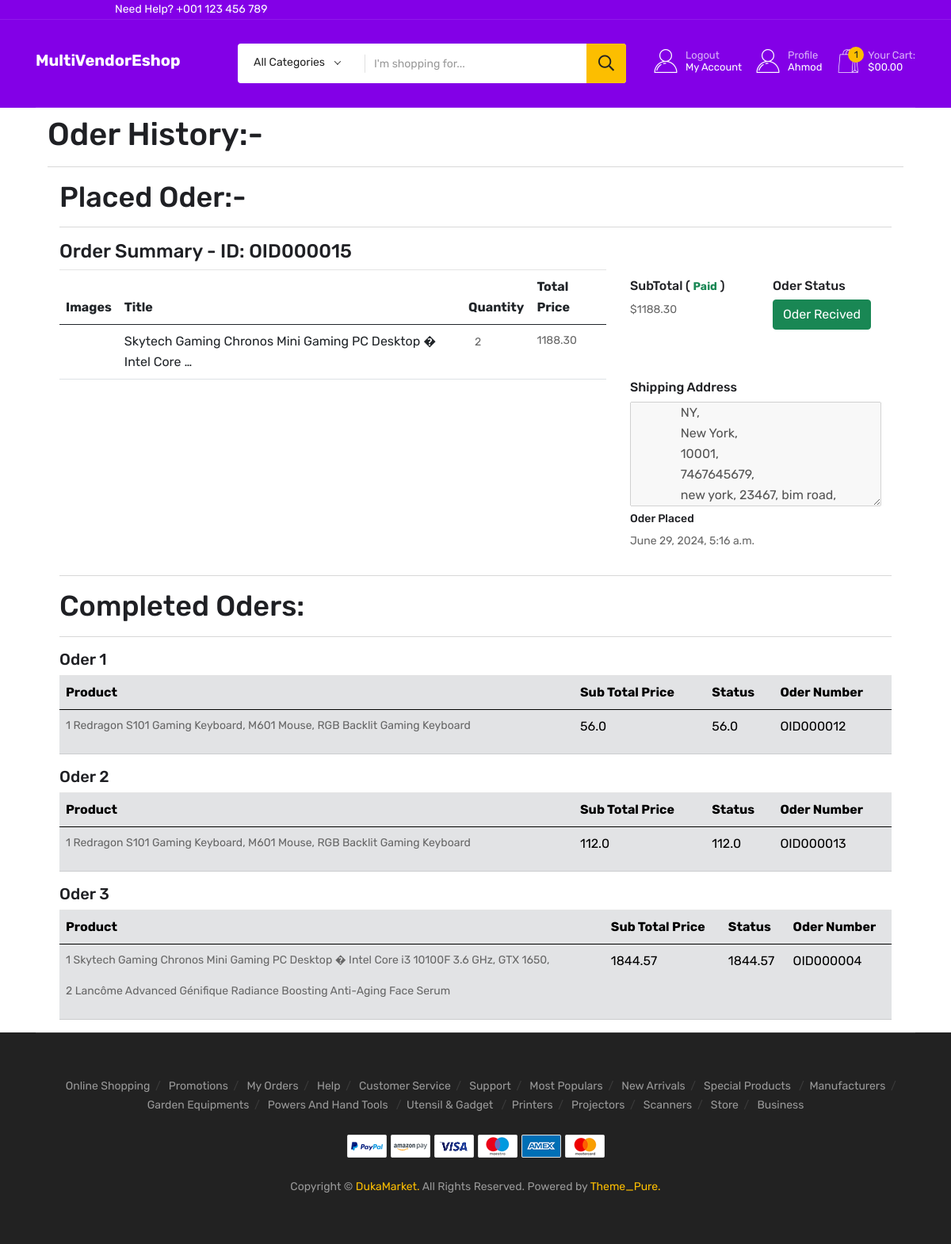
Before: /user/dasboard/ (signed in) with the older database file.
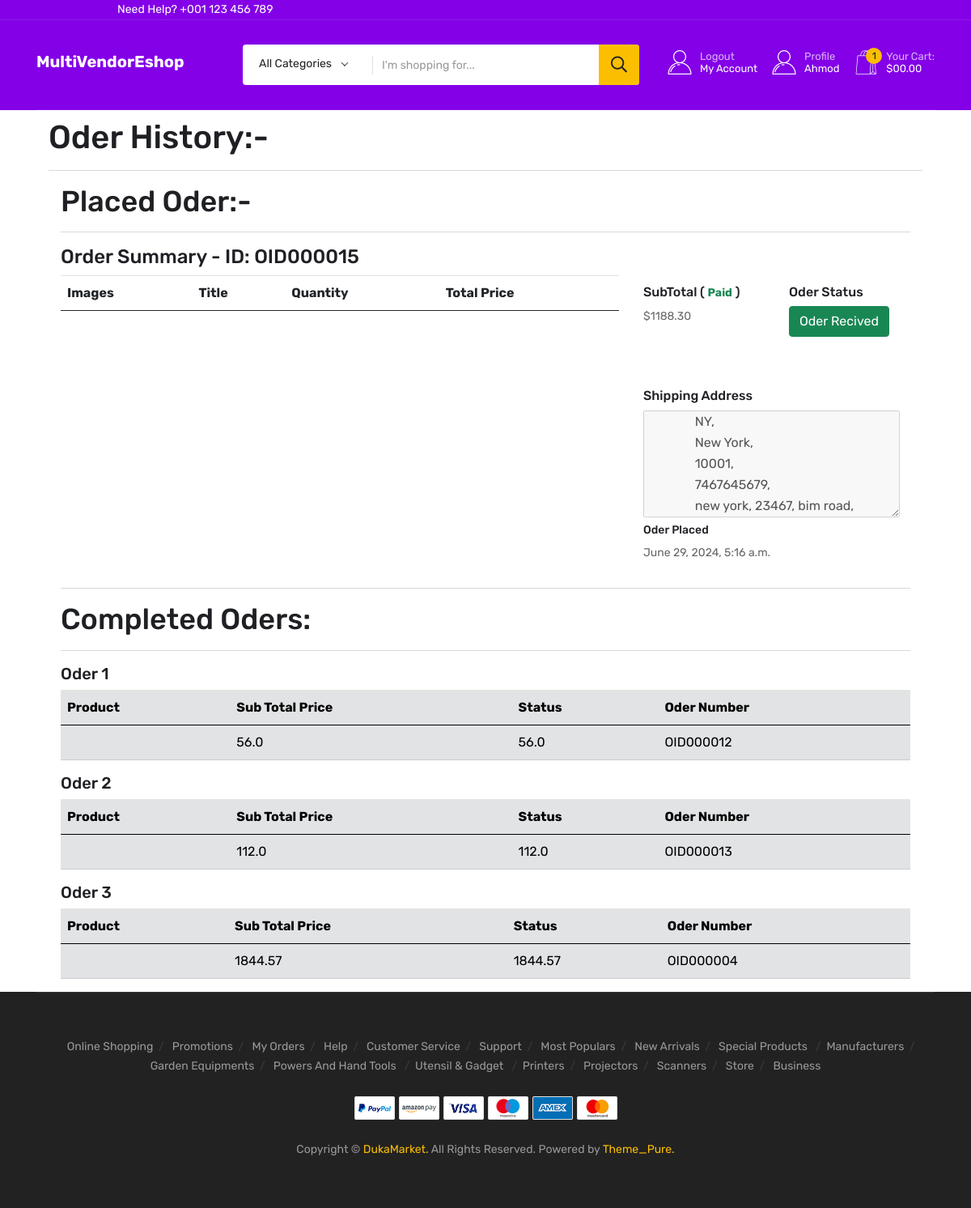
After: the same page with the newer database file.
### products/models.py (models this page shows, shortened)
class PlacedOder(models.Model):
    STATUS = [
        ("Oder Recived", "Oder Recived"),
        ("Oder Packed", "Oder Packed"),
        ("Oder OnTheWay", "Oder OnTheWay"),
        ("Oder Shipped", "Oder Shipped"),
    ]
    user = models.ForeignKey("accounts.CustomUser", on_delete=models.CASCADE)
    shipping_address = models.ForeignKey(
        CustomerAddress, on_delete=models.DO_NOTHING, related_name="shipping_address"
    )
    sub_total_price = models.FloatField(blank=True, null=True)
    status = models.CharField(max_length=50, choices=STATUS, default="Oder Recived")
    paid = models.BooleanField(default=False)
    placed_date = models.DateTimeField(auto_now_add=True)
    order_number = models.CharField(max_length=12, blank=True, null=True)
    @property
    def oder_id(self):
        return f"OID{str(self.id).zfill(6)}"
    @classmethod
    def placed_oders_by_user(cls, user):
        oders = PlacedOder.objects.filter(user=user)
        placed_oder_items_dict = {}
        for oder in oders:
            placed_oder_list = []
            placed_oder_details = {}
            placed_oder_details["sub_total_price"] = oder.sub_total_price
            placed_oder_details["status"] = oder.status
            placed_oder_details["placed_date"] = oder.placed_date
            placed_oder_details["paid"] = oder.paid
            placed_oder_list.append(placed_oder_details)
            oder_items = PlacedeOderItem.objects.filter(placed_oder=oder)
            for item in oder_items:
                oder_items_list = []
                product_image = item.product.productimage_set.first()
                if product_image:
                    image = product_image.image
                    oder_items_list.append(image)
                else:
                    oder_items_list.append('https://placehold.co/200x200')
                title = item.product.title
                quantity = item.quantity
                total_price = item.total_price
                oder_items_list.append(title)
                oder_items_list.append(quantity)
                oder_items_list.append(total_price)
                placed_oder_list.append(oder_items_list)
            placed_oder_items_dict[oder.oder_id] = placed_oder_list
        return placed_oder_items_dict

class Product(models.Model):
    from Vendors.models import VendorStore
    title = models.CharField(max_length=300)
    slug = models.SlugField(unique=True, blank=True, max_length=250)
    regular_price = models.PositiveIntegerField()
    stoc = models.PositiveIntegerField(default=10, verbose_name="Available in Stock")
    out_of_stoc = models.BooleanField(default=False)
    discounted_parcent = models.PositiveIntegerField()
    description = RichTextField(max_length=2000)
    modle = models.CharField(max_length=50)
    categories = models.ForeignKey(Categories, on_delete=models.DO_NOTHING)
    tag = models.CharField(max_length=50, help_text="Enter your tag coma separated")
    vendor_stores = models.ForeignKey(VendorStore, on_delete=models.CASCADE, null=True, blank=True)
    details_description = RichTextField(max_length=5000,
        help_text="Details product description display in the bottom of the product Page. It's help buyer to make deceion on your product")
    created_at = models.DateTimeField(auto_now_add=True)

class PlacedeOderItem(models.Model):
    placed_oder = models.ForeignKey(
        PlacedOder, on_delete=models.CASCADE, related_name="order_items"
    )
    product = models.ForeignKey(Product, on_delete=models.CASCADE)
    quantity = models.PositiveIntegerField(validators=[MinValueValidator(1)], default=1)
    total_price = models.FloatField(blank=True, null=True)

class CustomerAddress(models.Model):
    user = models.ForeignKey("accounts.CustomUser", on_delete=models.CASCADE)
    state = models.CharField(max_length=60)
    city = models.CharField(max_length=60)
    zip_code = models.PositiveIntegerField()
    street_address = models.CharField(max_length=250)
    mobile = models.PositiveIntegerField()
    is_billing = models.BooleanField(default=True)
    is_shipping = models.BooleanField(default=True)

class CompletedOder(models.Model):
    user = models.ForeignKey("accounts.CustomUser", on_delete=models.CASCADE)
    shipping_address = models.ForeignKey(CustomerAddress, on_delete=models.CASCADE)
    sub_total_price = models.FloatField()
    status = models.CharField(max_length=20)
    paid = models.BooleanField(default=False)
    complete_date = models.DateTimeField(auto_now_add=True)
    oder_number = models.CharField(max_length=12)

class CompletedOderItems(models.Model):
    completed_oder = models.ForeignKey(
        CompletedOder, on_delete=models.CASCADE, related_name="delivered_items"
    )
    product = models.ForeignKey(Product, on_delete=models.CASCADE, related_name="delivered_product")
    quantity = models.PositiveIntegerField()
    total_price = models.FloatField()

### accounts/views.py (the view)
# urls.py: path('user/dasboard/', views.user_dashboard, name='user_dashboard'),
@login_required(login_url='user_login')
def user_dashboard(request):
    placed_oders_by_oder_id = PlacedOder.placed_oders_by_user(user=request.user)
    placede_oder_obj = PlacedOder.objects.filter(user=request.user)
    if placede_oder_obj:
        shipping_addess = placede_oder_obj[0].shipping_address
    else:
        shipping_addess = None
    completed_order= CompletedOder.objects.filter(user=request.user)
    context = {
        'placed_oders_by_oder_id':placed_oders_by_oder_id,
        "shipping_addesss":shipping_addess,
        "completed_order":completed_order,
    }
    return render(request,'accounts/user/user-dashboard.html', context)

### templates/accounts/user/user-dashboard.html (shortened to what this page needs)
{% extends "accounts/user/dashboard-base.html" %}
{% block dashboard-content %}
<div class="container mt-10">
    <div class="oder-detals">
        <h1>Oder History:-</h1>
        <hr>
    </div>
{% include 'products/OderSummary.html' %}
</div>
{% endblock dashboard-content %}

### templates/products/OderSummary.html (shortened to what this page needs)
{% load custom_filters %}
<div class="container">
     <h2>Placed Oder:-</h2>
     <hr>
    {% for key, value in placed_oders_by_oder_id.items %}
    <div class="row">
        <div class="col-8">
            <h3>Order Summary - ID: {{key}}</h3>
            <table class="table">
                <thead>
                   <tr>
                      <th class="product-thumbnail">Images</th>
                      <th class="cart-product-name">Title</th>
                      <th class="product-quantity">Quantity</th>
                      <th class="product-subtotal">Total Price</th>
                   </tr>
                </thead>
                <tbody>
                    {% for items in value|slice:"1:" %}
                        <tr>
                            <td class="product-thumbnail"><a href="#"><img style="max-width: 80px; max-height: 110px;" src="{{items.0}}" alt=""></a></td>
                            <td class="product-name"><a href="#">{{ items.1|truncatewords:10 }}</a></td>
                            <td class="product-quantity">
                                <div class="d-inline-flex">
                                    <p class="mx-2 cart-quantity" id="product-quantity" >{{items.2}}</p>
                                </div>
                            </td>
                            <td class="product-subtotal"><p>{{items.3|floatformat:2}}</p></td>
                        </tr>
                   {% endfor %}
                </tbody>
          </table>
        </div>
        <div class="col-4">
            <div class="row subtotal my-5">
                <div class="col-6">
                    <h5>SubTotal ( {% if value.0.paid %} <small class="fw-bold text-success"> Paid</small> {% else %}<small class="fw-bold text-danger"> Due </small> {% endif %} )</h5>
                    <p>${{value.0.sub_total_price|floatformat:2}}</p>
                </div>
                <div class="col-6">
                    <h5>Oder Status</h5>
                    <p class='btn btn-success'>{{value.0.status}}</p>
                </div>
            </div>
            <div class="shipping-address">
                <h5>Shipping Address</h5>
                <textarea name="" id="" cols="30" rows="5" disabled>
                {{shipping_addesss.state}},
                {{shipping_addesss.city}},
                {{shipping_addesss.zip_code}},
                {{shipping_addesss.mobile}},
                {{shipping_addesss.street_address}},
                </textarea>
            </div>
            <div class="oder-placed-date">
                <h6>Oder Placed</h6>
                <p>{{value.0.placed_date}}</p>
            </div>
        </div>
    </div>
    <hr>
    {% endfor %}
    <h2>Completed Oders:</h2>
    <hr>
    {% for oders in completed_order %}
    <div
        class="table-responsive"
    >
    <h4>Oder {{forloop.counter}}</h4>
        <table
            class="table table-secondary"
        >
            <thead>
                <tr>
                    <th scope="col">Product</th>
                    <th scope="col">Sub Total Price</th>
                    <th scope="col">Status</th>
                    <th scope="col">Oder Number</th>
                </tr>
            </thead>
            <tbody>
                <tr class="">
                    <td scope="row">
                        {% for item in oders.delivered_items.all %}
                        <p>{{forloop.counter}} {{ item.product.title }}</p>
                      {% endfor %}
                    </td>
                    <td>{{oders.sub_total_price}}</td>
                    <td>{{oders.sub_total_price}}</td>
                    <td>{{oders.oder_number}}</td>
                </tr>
            </tbody>
        </table>
    </div>
    {% endfor %}
</div>

Changed rows visible on the page:
removed Product: title "Skytech Gaming Chronos Mini Gaming PC Desktop � Intel Core …"
removed PlacedeOderItem: total_price "1188.30"
removed CompletedOderItems: product "Redragon S101 Gaming Keyboard, M601 Mouse, RGB Backlit Gaming Keyboard", shown under CompletedOder "OID000012"
removed CompletedOderItems: product "Redragon S101 Gaming Keyboard, M601 Mouse, RGB Backlit Gaming Keyboard", shown under CompletedOder "OID000013"
removed CompletedOderItems: product "Skytech Gaming Chronos Mini Gaming PC Desktop � Intel Core i3 10100F 3.6 GHz, GTX 1650,", shown under CompletedOder "OID000004"
removed CompletedOderItems: product "Lancôme Advanced Génifique Radiance Boosting Anti-Aging Face Serum", shown under CompletedOder "OID000004"
Other visible differences:
list line gone: "2"
